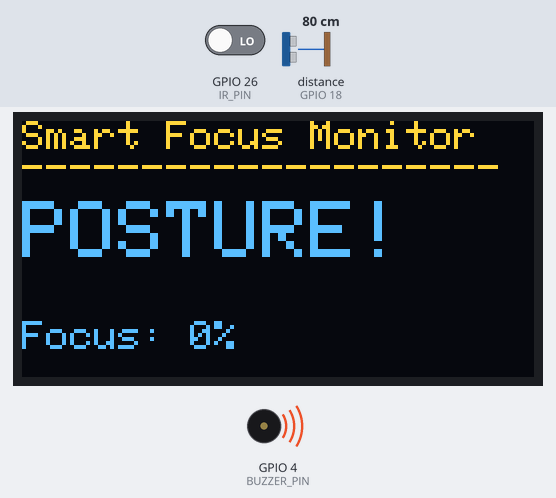
Simulated run of this sketch. Board: ESP32. Parts: 128×64 one-colour display, buzzer (waves = sounding, pin HIGH). Wiring (inferred from the names in the program): ultrasonic range finder: trigger GPIO 5; echo GPIO 18. The test bench sets the inputs (shaded band); at power-on: distance to the obstacle (sensor on GPIO 18) 80 cm, GPIO 26 (IR_PIN) LOW. The echo pulse lasts 58.3 µs per cm; the OLED is the two-colour kind (top 16 rows yellow); WiFi joins after 1.5 s; servers stay silent unless stated; pins used as bus, display or sensor lines are not drawn; what the sketch prints to the serial monitor is not drawn.

Above: at 2.7 s.
2.8 s: distance to the obstacle (sensor on GPIO 18) set to 66 cm
5.8 s: distance to the obstacle (sensor on GPIO 18) set to 57 cm
At 6.4 s:
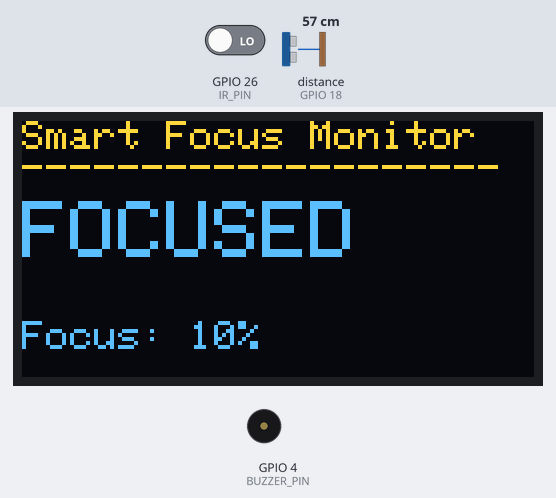
8.8 s: GPIO 26 (IR_PIN) driven HIGH
At 9.91 s:
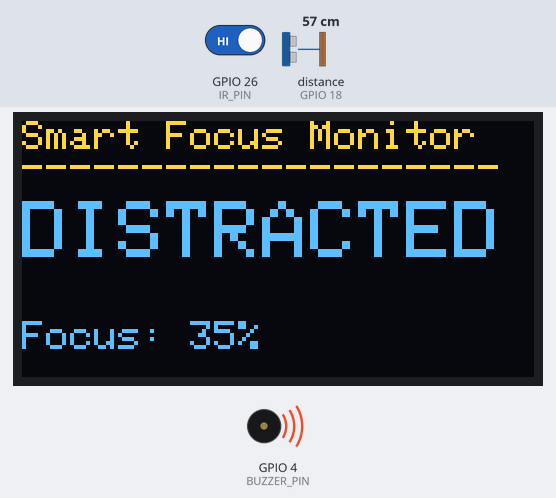
11.2 s: GPIO 26 (IR_PIN) driven LOW
At 11.9 s:
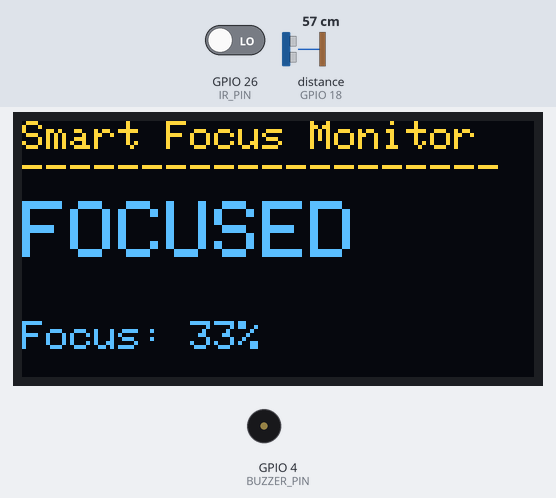
13.5 s: distance to the obstacle (sensor on GPIO 18) set to 34 cm
15.0 s: distance to the obstacle (sensor on GPIO 18) set to 27 cm
At 15.53 s:
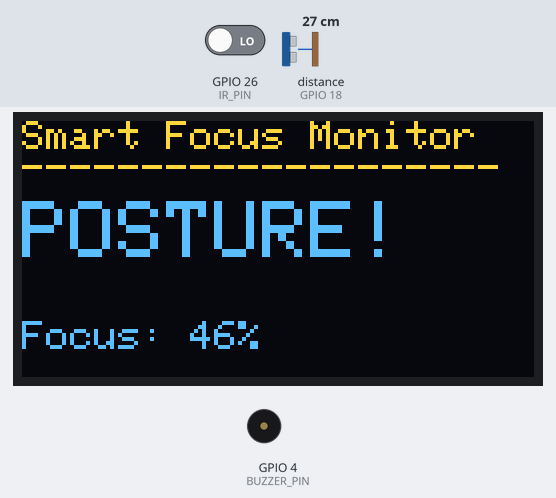
Timing chart, 0 to 17.5 s (numbered marks = the images above; inputs shaded):
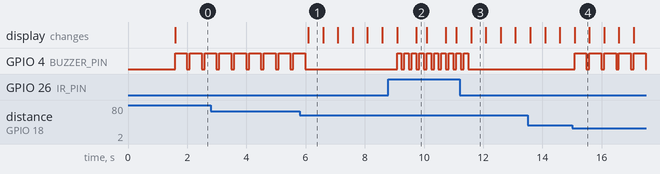

Measured:
- the behaviour switches between 61 and 60 cm on distance to the obstacle (sensor on GPIO 18) (found by bisection; images 0 and 1)
- the behaviour switches between 31 and 30 cm on distance to the obstacle (sensor on GPIO 18) (found by bisection; images 3 and 4)
- after the input at 5.8 s, GPIO 4 (BUZZER_PIN): goes on until 6.0 s, then stays LOW; the display: changes after 0.29 s (image 1)
- after the input at 8.8 s, GPIO 4 (BUZZER_PIN): alternates HIGH for 0.15 s and LOW for 0.10 s, starting after 0.29 s; the display: first changes after 0.29 s (image 2 shows a later state)
- after the input at 11.2 s, GPIO 4 (BUZZER_PIN): goes on until 11.5 s, then stays LOW; the display: changes after 0.39 s (image 3)
- after the input at 15.0 s, GPIO 4 (BUZZER_PIN): alternates HIGH for 0.40 s and LOW for 0.10 s, starting after 0.09 s; the display: changes after 0.09 s (image 4)
- by itself, GPIO 4 (BUZZER_PIN): alternates HIGH for 0.40 s and LOW for 0.10 s

The sketch:

SmartFocus.ino
```cpp
/*
  ===========================================================
   SMART FOCUS MONITORING SYSTEM - ESP32
  ===========================================================
  Sensors:
    - Ultrasonic (HC-SR04) -> Measures distance. Used BOTH to detect
                               presence (is someone at the desk at all)
                               AND to check correct sitting distance/posture
    - IR sensor       -> Detects distraction object (e.g. phone
                          placed in front of / picked up near sensor)
  Outputs:
    - OLED (SSD1306, I2C) -> Shows live focus status
    - Buzzer              -> Audible alert for distraction / bad posture
    - ThingSpeak          -> Cloud logging every UPDATE_INTERVAL sec

  Libraries needed (Arduino IDE Library Manager):
    - Adafruit SSD1306
    - Adafruit GFX
    - ThingSpeak (by MathWorks)
  ===========================================================
*/

#include <WiFi.h>
#include <Wire.h>
#include <Adafruit_GFX.h>
#include <Adafruit_SSD1306.h>
#include "ThingSpeak.h"

// ---------------- WiFi & ThingSpeak Credentials ----------------
const char* WIFI_SSID     = "Indumathi4G";
const char* WIFI_PASSWORD = "indusiva@27";

unsigned long CHANNEL_ID        = 3421396;         // Your ThingSpeak Channel ID
const char*   WRITE_API_KEY     = "K8A7H5WFPEFTKLCD";

WiFiClient client;

// ---------------- Pin Definitions ----------------
#define IR_PIN         26   // Digital input
#define TRIG_PIN       5
#define ECHO_PIN       18
#define BUZZER_PIN     4

// ---------------- OLED Setup ----------------
#define SCREEN_WIDTH   128
#define SCREEN_HEIGHT  64
#define OLED_RESET     -1
Adafruit_SSD1306 display(SCREEN_WIDTH, SCREEN_HEIGHT, &Wire, OLED_RESET);

// ---------------- Tunable Thresholds ----------------
const float IDEAL_MIN_CM   = 30.0;   // Ideal sitting distance range
const float IDEAL_MAX_CM   = 60.0;
const float PRESENCE_MAX_CM      = 80.0;   // Beyond this = nobody at desk
const unsigned long AWAY_TIMEOUT_MS      = 15000;  // No valid presence -> "Away"
const unsigned long SENSOR_SAMPLE_MS     = 500;    // How often to sample sensors
const unsigned long UPDATE_INTERVAL_MS   = 20000;  // ThingSpeak free tier needs >=15s

// ---------------- State Machine ----------------
enum FocusState { AWAY, FOCUSED, DISTRACTED, BAD_POSTURE };
FocusState currentState = AWAY;

unsigned long lastPresenceTime  = 0;
unsigned long lastSampleTime   = 0;
unsigned long lastUploadTime   = 0;

// Counters used to compute a "focus score" over each upload window
unsigned long focusedCount    = 0;
unsigned long distractedCount = 0;
unsigned long badPostureCount = 0;
unsigned long awayCount       = 0;
unsigned long totalSamples    = 0;

// ---------------- Function Prototypes ----------------
float readDistanceCM();
void updateFocusState();
void updateOLED();
void handleBuzzer();
void uploadToThingSpeak();
void beep(int durationMs, int times);

void setup() {
  Serial.begin(115200);

  pinMode(IR_PIN, INPUT);
  pinMode(TRIG_PIN, OUTPUT);
  pinMode(ECHO_PIN, INPUT);
  pinMode(BUZZER_PIN, OUTPUT);
  digitalWrite(BUZZER_PIN, LOW);

  // OLED init
  if (!display.begin(SSD1306_SWITCHCAPVCC, 0x3C)) {
    Serial.println("OLED init failed");
  }
  display.clearDisplay();
  display.setTextColor(SSD1306_WHITE);
  display.setTextSize(1);
  display.setCursor(0, 0);
  display.println("Smart Focus Monitor");
  display.println("Connecting WiFi...");
  display.display();

  // WiFi connect
  WiFi.mode(WIFI_STA);
  WiFi.begin(WIFI_SSID, WIFI_PASSWORD);
  while (WiFi.status() != WL_CONNECTED) {
    delay(500);
    Serial.print(".");
  }
  Serial.println("\nWiFi connected");

  ThingSpeak.begin(client);

  lastPresenceTime = millis();
}

void loop() {
  unsigned long now = millis();

  // --- Sample sensors every SENSOR_SAMPLE_MS ---
  if (now - lastSampleTime >= SENSOR_SAMPLE_MS) {
    lastSampleTime = now;
    updateFocusState();
    updateOLED();
    handleBuzzer();
  }

  // --- Upload aggregated data to ThingSpeak every UPDATE_INTERVAL_MS ---
  if (now - lastUploadTime >= UPDATE_INTERVAL_MS) {
    lastUploadTime = now;
    uploadToThingSpeak();
  }
}

// ---------------------------------------------------------
// Reads distance from HC-SR04 ultrasonic sensor in cm
// ---------------------------------------------------------
float readDistanceCM() {
  digitalWrite(TRIG_PIN, LOW);
  delayMicroseconds(2);
  digitalWrite(TRIG_PIN, HIGH);
  delayMicroseconds(10);
  digitalWrite(TRIG_PIN, LOW);

  long duration = pulseIn(ECHO_PIN, HIGH, 30000); // 30ms timeout (~5m range)
  if (duration == 0) return -1;                   // no echo received

  float distance = duration * 0.0343 / 2.0;
  return distance;
}

// ---------------------------------------------------------
// Core sensor fusion logic -> decides the current FocusState
// ---------------------------------------------------------
void updateFocusState() {
  bool distractionFlag  = digitalRead(IR_PIN);    // HIGH = IR beam broken (e.g. phone picked up)
  float distance         = readDistanceCM();

  // Presence is inferred from the ultrasonic sensor: a valid echo within
  // PRESENCE_MAX_CM means someone is sitting at the desk.
  bool presenceDetected = (distance > 0 && distance <= PRESENCE_MAX_CM);

  if (presenceDetected) {
    lastPresenceTime = millis();
  }

  bool isAway = (millis() - lastPresenceTime) > AWAY_TIMEOUT_MS;

  if (isAway) {
    currentState = AWAY;
  }
  else if (distractionFlag) {
    currentState = DISTRACTED;
  }
  else if (distance > 0 && (distance < IDEAL_MIN_CM || distance > IDEAL_MAX_CM)) {
    currentState = BAD_POSTURE;
  }
  else {
    currentState = FOCUSED;
  }

  // Tally for focus-score calculation
  totalSamples++;
  switch (currentState) {
    case FOCUSED:     focusedCount++;     break;
    case DISTRACTED:  distractedCount++;  break;
    case BAD_POSTURE: badPostureCount++;  break;
    case AWAY:        awayCount++;        break;
  }
}

// ---------------------------------------------------------
// Displays current status on OLED
// ---------------------------------------------------------
void updateOLED() {
  display.clearDisplay();
  display.setCursor(0, 0);
  display.setTextSize(1);
  display.println("Smart Focus Monitor");
  display.println("--------------------");
  display.setTextSize(2);
  display.setCursor(0, 20);

  switch (currentState) {
    case FOCUSED:
      display.println("FOCUSED");
      break;
    case DISTRACTED:
      display.println("DISTRACTED");
      break;
    case BAD_POSTURE:
      display.println("POSTURE!");
      break;
    case AWAY:
      display.println("AWAY");
      break;
  }

  display.setTextSize(1);
  display.setCursor(0, 50);
  if (totalSamples > 0) {
    int focusPercent = (focusedCount * 100) / totalSamples;
    display.print("Focus: ");
    display.print(focusPercent);
    display.println("%");
  }
  display.display();
}

// ---------------------------------------------------------
// Buzzer alert logic - different beep patterns per state
// ---------------------------------------------------------
void handleBuzzer() {
  switch (currentState) {
    case DISTRACTED:
      beep(150, 2);   // two short beeps = distraction warning
      break;
    case BAD_POSTURE:
      beep(400, 1);   // one long beep = posture warning
      break;
    case FOCUSED:
    case AWAY:
    default:
      digitalWrite(BUZZER_PIN, LOW); // silent
      break;
  }
}

void beep(int durationMs, int times) {
  for (int i = 0; i < times; i++) {
    digitalWrite(BUZZER_PIN, HIGH);
    delay(durationMs);
    digitalWrite(BUZZER_PIN, LOW);
    if (i < times - 1) delay(100);
  }
}

// ---------------------------------------------------------
// Sends aggregated focus data to ThingSpeak
// Field mapping (create these fields in your ThingSpeak channel):
//   Field 1 -> Focus %        Field 2 -> Distracted %
//   Field 3 -> Bad Posture %  Field 4 -> Away %
//   Field 5 -> Current State (0=Away,1=Focused,2=Distracted,3=BadPosture)
// ---------------------------------------------------------
void uploadToThingSpeak() {
  if (totalSamples == 0) return;

  int focusPct     = (focusedCount * 100) / totalSamples;
  int distractPct  = (distractedCount * 100) / totalSamples;
  int posturePct   = (badPostureCount * 100) / totalSamples;
  int awayPct      = (awayCount * 100) / totalSamples;

  ThingSpeak.setField(1, focusPct);
  ThingSpeak.setField(2, distractPct);
  ThingSpeak.setField(3, posturePct);
  ThingSpeak.setField(4, awayPct);
  ThingSpeak.setField(5, (int)currentState);

  int result = ThingSpeak.writeFields(CHANNEL_ID, WRITE_API_KEY);
  if (result == 200) {
    Serial.println("ThingSpeak update successful");
  } else {
    Serial.println("ThingSpeak update failed, code: " + String(result));
  }

  // Reset counters for the next window
  focusedCount = distractedCount = badPostureCount = awayCount = totalSamples = 0;
}
```
